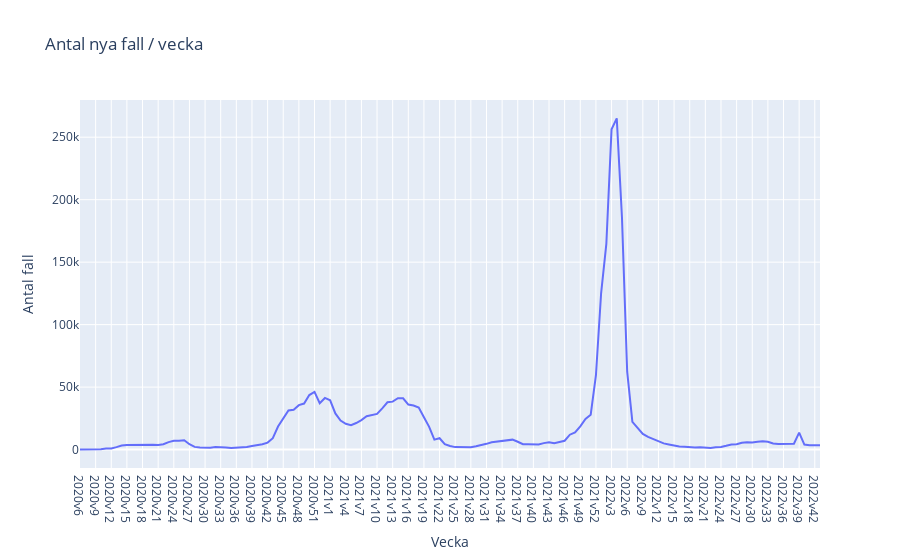

Here is the notebook cell this chart was saved with:
### Markdown cell above
___
# d)

### Code cell
fig = px.line(df_covid19, x = "Vecka", y = "Antal fall", title = "Antal nya fall / vecka")
fig.show()
fig.write_html("Visualiseringar/antal_nya_fall_vecka.html")

### Figure 1 — Plotly figure (JSON) as saved in the notebook; plotly's stock layout.template omitted (floating-point values rounded to 4 significant figures; data arrays with more than 128 entries replaced by an {"elided": "..."} marker saying what was removed)
{"data": [{"hovertemplate": "Vecka=%{x}<br>Antal fall=%{y}<extra></extra>", "legendgroup": "", "line": {"color": "#636efa", "dash": "solid"}, "marker": {"symbol": "circle"}, "mode": "lines", "name": "", "orientation": "v", "showlegend": false, "type": "scatter", "x": {"elided": "143 str values"}, "xaxis": "x", "y": {"elided": "143 int values"}, "yaxis": "y"}], "layout": {"legend": {"tracegroupgap": 0}, "title": {"text": "Antal nya fall / vecka"}, "xaxis": {"anchor": "y", "domain": [0, 1], "title": {"text": "Vecka"}}, "yaxis": {"anchor": "x", "domain": [0, 1], "title": {"text": "Antal fall"}}}}
